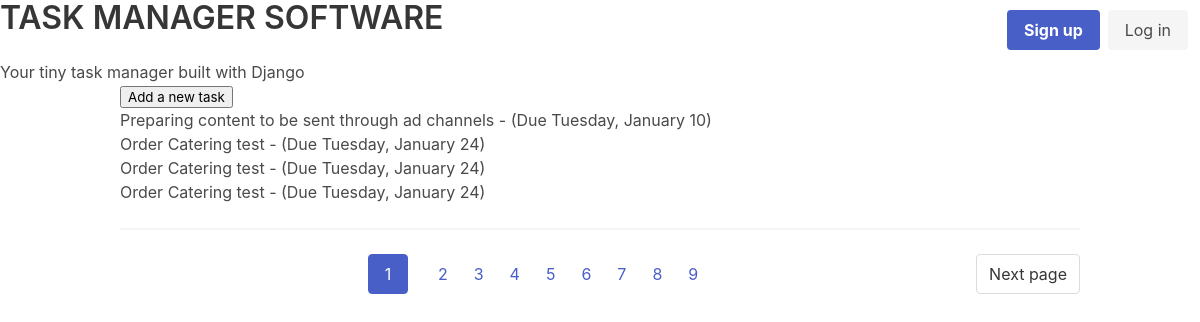
The app's page /tasks/1 with its own data.
### task_app/models.py (models this page shows, shortened)
class TaskItem(models.Model):
    title = models.CharField(max_length=100)
    description = models.TextField(null=True, blank=True)
    created_date = models.DateTimeField(auto_now_add=True)
    start_date = models.DateTimeField(default=timezone.now)
    due_date = models.DateTimeField(default=one_week_hence)
    class Meta:
        ordering = ["due_date"]

### task_app/views.py (the view)
# urls.py: path("tasks/<int:page>", views.listing, name="task-by-page"),
def listing(request, page):
    tasks = TaskItem.objects.all().order_by("due_date")
    paginator = Paginator(tasks, per_page=4)
    page_object = paginator.get_page(page)
    page_object.adjusted_elided_pages = paginator.get_elided_page_range(page)
    context = {"page_obj": page_object}
    return render(request, "task_app/index.html", context)

### task_app/templates/task_app/index.html (shortened to what this page needs)
{% extends "base.html" %}
{% block content %}
<p>
    <input
            value="Add a new task"
            type="button"
            onclick="location.href='{% url "task-add" %}'"/>
</p>
<ul>
   {% for task in page_obj %}
    <li >
       <div>
            <div
                    role="button"
                    onclick="location.href=
                        '{% url "item-update" task.id %}'">
                    {{ task.title }} -
                    (Due {{ task.due_date | date:"l, F j" }})
            </div>
        </div>
    </li>
    {% endfor %}
</ul>
<hr>
<nav class="pagination is-centered" role="navigation" aria-label="pagination">
    {% if page_obj.has_next %}
          <a class="pagination-next" href="{% url 'task-by-page' page_obj.next_page_number %}">
              Next page
          </a>
    {% endif%}
  <ul class="pagination-list">
      {% for page_number in page_obj.paginator.page_range %}
        <li>
            <a
            href="{% url 'task-by-page' page_number %}"
            class="{% if page_number == page_obj.number %}pagination-link is-current{% endif %}"
            >
                {{page_number}}
            </a>
            <li><span class="pagination-ellipsis">  </span></li>
        </li>
    {% endfor %}
  </ul>
</nav>
{% endblock %}

### records on screen
TaskItem: title "Preparing content to be sent through ad channels", due_date "Tuesday, January 10"
TaskItem: title "Order Catering test", due_date "Tuesday, January 24"
TaskItem: title "Order Catering test", due_date "Tuesday, January 24"
TaskItem: title "Order Catering test", due_date "Tuesday, January 24"

### other values on screen
{{ page_number }} "1" "2" "3" "4" "5" "6" "7" "8" "9"
